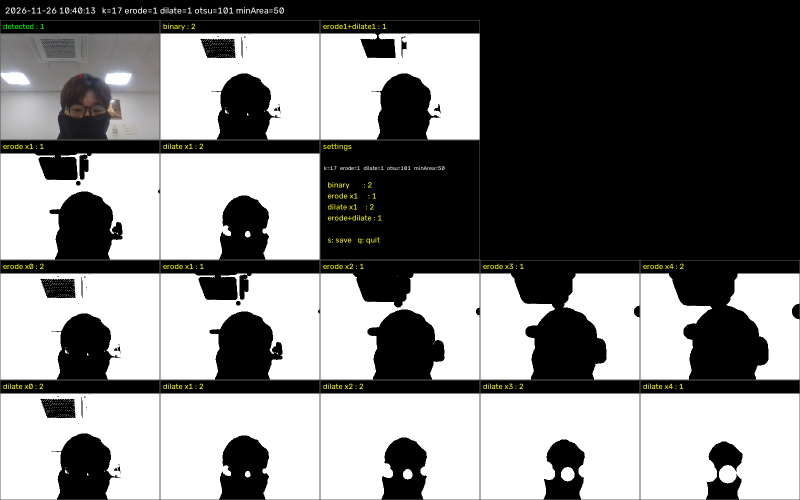
#> input picture Day9_2_Mopology/code/generated/morph_20261126_104013.png, 1600 x 1000 px, given in place of the camera (shown at 1/2 size)
$ python s6_totalProj.py
#> lines starting #> are read from the running program, lines starting #| are printed output that depends on the picture; after the words box and inside, x2 and y2 are one past the last pixel; in counts of white or black regions, pixels touching at a corner belong together
import cv2

cap = cv2.VideoCapture(0)
if not cap.isOpened():
    print("카메라를 열 수 없다. 번호를 1로 바꿔 보거나 연결을 확인한다.")
    raise SystemExit

W = "clean count"
cv2.namedWindow(W)
cv2.createTrackbar("open", W, 1, 7, lambda v: None)
cv2.createTrackbar("close", W, 1, 7, lambda v: None)
cv2.createTrackbar("min area", W, 300, 3000, lambda v: None)
saved, last = 0, None
while True:
    ok, frame = cap.read()
#> frame is the input picture: shape (1000, 1600, 3); mean B, G, R 124.2, 124.9, 125
    if not ok:
        break
    frame = cv2.resize(frame, (480, 360))
#> frame: shape (360, 480, 3)
    gray = cv2.GaussianBlur(cv2.cvtColor(frame, cv2.COLOR_BGR2GRAY), (5, 5), 0)
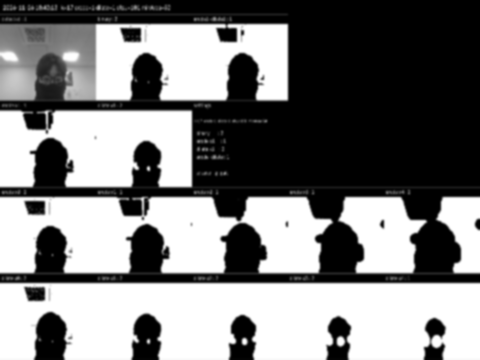
#> gray: shape (360, 480); min 0, max 255, mean 125.7
    _, b = cv2.threshold(gray, 0, 255, cv2.THRESH_BINARY_INV + cv2.THRESH_OTSU)
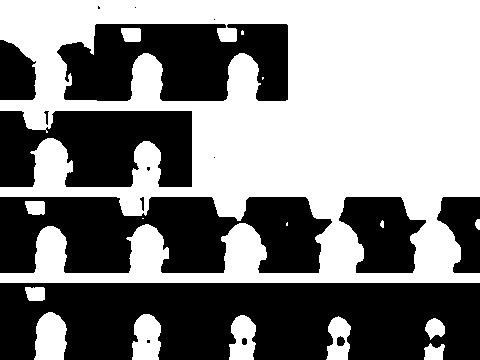
#> b: shape (360, 480); 51.5% white; 17 black regions (6 under 20 px), largest, box (x1, y1, x2, y2) and area: (0, 283, 480, 360) 31975, (0, 197, 332, 273) 18289, (57, 24, 288, 101) 13335
    o = cv2.getTrackbarPos("open", W) * 2 + 1
    c = cv2.getTrackbarPos("close", W) * 2 + 1
    out = cv2.morphologyEx(b, cv2.MORPH_OPEN, cv2.getStructuringElement(cv2.MORPH_ELLIPSE, (o, o)))
#> out: shape (360, 480); 51.5% white; 16 black regions (6 under 20 px), largest, box (x1, y1, x2, y2) and area: (0, 283, 480, 360) 32049, (0, 197, 332, 273) 18307, (57, 24, 288, 101) 13355
    out = cv2.morphologyEx(out, cv2.MORPH_CLOSE, cv2.getStructuringElement(cv2.MORPH_ELLIPSE, (c, c)))
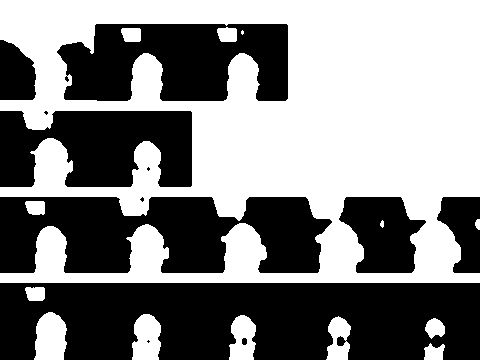
#> out: shape (360, 480); 51.6% white; 12 black regions (4 under 20 px), largest, box (x1, y1, x2, y2) and area: (0, 283, 480, 360) 32047, (0, 197, 332, 273) 18296, (57, 24, 288, 101) 13349
    raw = cv2.connectedComponents(b)[0] - 1
#> raw = 16
    n, _, stats, _ = cv2.connectedComponentsWithStats(out)
#> n = 15; stats = 15 rows, first 6: [0, 24, 480, 336, 83703], [0, 0, 480, 283, 83377], [217, 27, 20, 15, 260], [121, 28, 20, 14, 256], [241, 30, 3, 5, 11], [25, 201, 20, 14, 249]
    min_area = cv2.getTrackbarPos("min area", W)
    count = 0
    for i in range(1, n):
        x, y, w, h, area = stats[i]
        if area >= min_area:
            count += 1
            cv2.rectangle(frame, (x, y), (x + w, y + h), (0, 200, 0), 2)
#> this loop made 14 passes
#> (x, y, w, h, area) on passes 1, 2, 3, 5, 6, 7, 8, 9, 10, 11, 12, 13: (0, 0, 480, 283, 83377), (217, 27, 20, 15, 260), (121, 28, 20, 14, 256), (25, 201, 20, 14, 249), (475, 219, 5, 11, 44), (380, 220, 4, 8, 23), (25, 287, 20, 14, 251), (34, 312, 33, 48, 1298), (132, 314, 29, 46, 1104), (229, 315, 27, 45, 930), (326, 316, 25, 44, 740), (425, 318, 20, 21, 290)
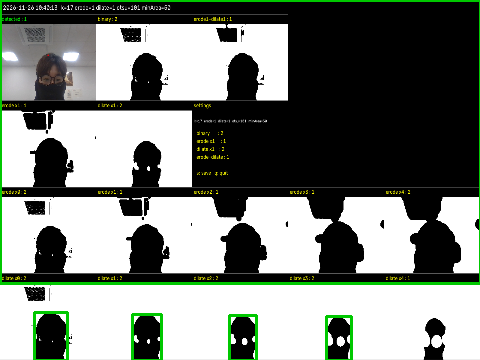
#> frame: shape (360, 480, 3); mean B, G, R 121.1, 127.4, 121.9
#> after the loop, count = 5
    last = (o, c, min_area, raw, count)
#> last = (3, 3, 300, 16, 5)
    cv2.putText(frame, f"raw {raw}  ->  count {count}", (10, 25), cv2.FONT_HERSHEY_SIMPLEX, 0.7, (0, 0, 255), 2)
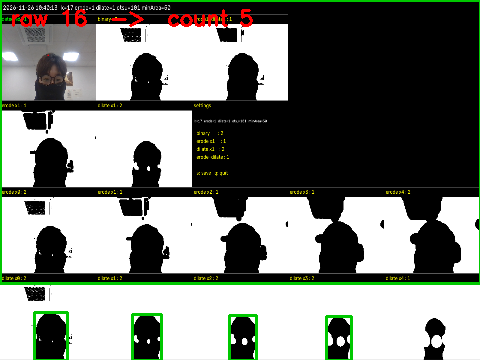
#> frame: shape (360, 480, 3); 0.64% of pixels changed, all inside (x1, y1, x2, y2) = (12, 9, 253, 27)
    view = cv2.hconcat([cv2.cvtColor(b, cv2.COLOR_GRAY2BGR), cv2.cvtColor(out, cv2.COLOR_GRAY2BGR), frame])
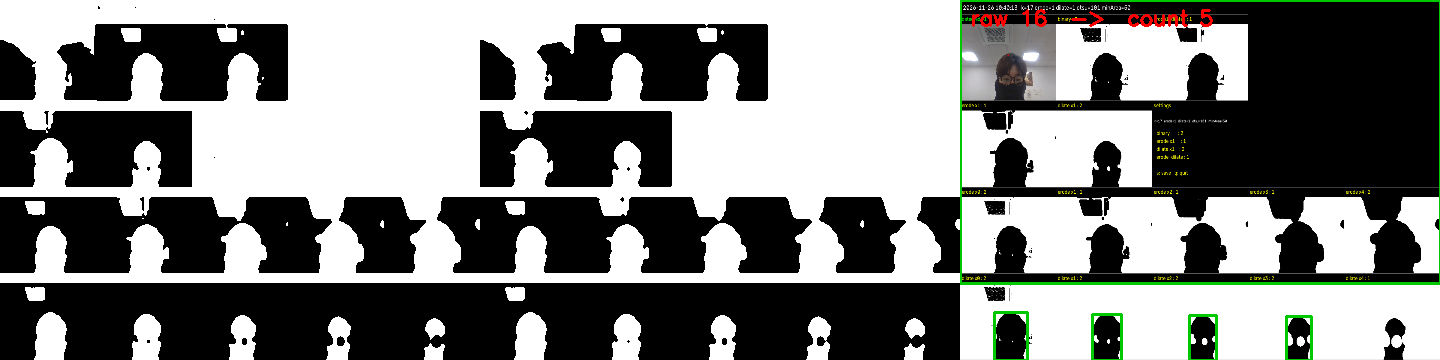
#> view: shape (360, 1440, 3); mean B, G, R 127.9, 130, 128.7
    cv2.imshow(W, cv2.resize(view, (960, 240)))
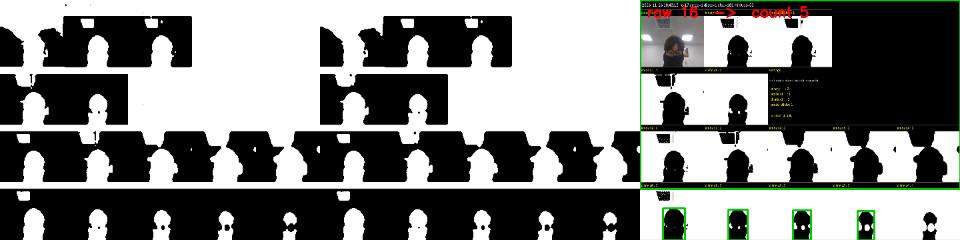
#> window 'clean count': shape (240, 960, 3); mean B, G, R 128, 130, 128.8
    key = cv2.waitKey(1) & 0xFF
#> (key q is pressed here)
    if key == ord("s"):
        saved += 1
        cv2.imwrite(f"morph_{saved:03d}.png", view)
    elif key == ord("q"):
        break

print("마지막 설정 (열기, 닫기, 최소 넓이, 정리 전 덩어리, 개수):", last, " 저장:", saved, "장")
#| 마지막 설정 (열기, 닫기, 최소 넓이, 정리 전 덩어리, 개수): (3, 3, 300, 16, 5)  저장: 0 장
cap.release()
cv2.destroyAllWindows()

$ run again, on Day9_2_Mopology/code/generated/morph_20261126_104134.png
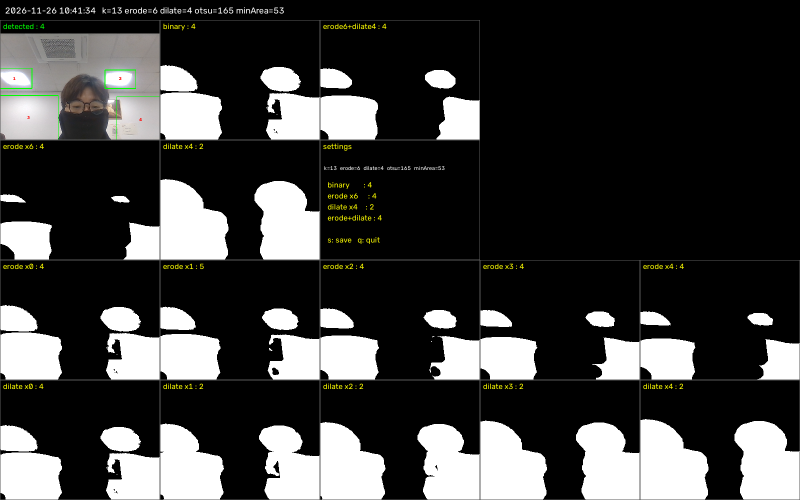
#> input picture Day9_2_Mopology/code/generated/morph_20261126_104134.png, 1600 x 1000 px, given in place of the camera (shown at 1/2 size)
#> frame is the input picture: shape (1000, 1600, 3); mean B, G, R 62, 63, 62.9
#> b: shape (360, 480); 75% white; 34 black regions (4 under 20 px), largest, box (x1, y1, x2, y2) and area: (0, 25, 133, 101) 7273, (346, 302, 425, 360) 3602, (250, 303, 328, 360) 3409
#> raw = 9
#> stats = [[0, 6, 480, 354, 43154], [0, 0, 480, 360, 129361], [25, 28, 20, 14, 241], [95, 65, 4, 3, 8], [0, 238, 2, 3, 4], [164, 266, 3, 4, 8], [0, 324, 3, 3, 7], [164, 335, 3, 3, 5], [0, 355, 3, 5, 12]]
#> the loop `for i in range(1, n):` made 8 passes
#> after the loop `for i in range(1, n):`:
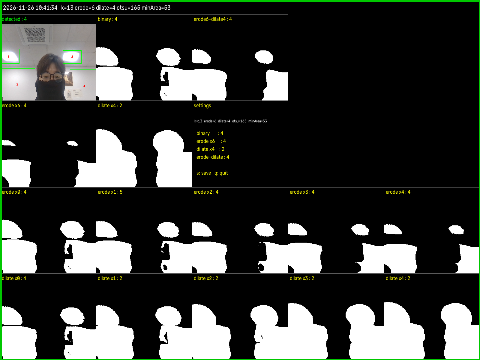
#> frame: shape (360, 480, 3); mean B, G, R 61.1, 65, 62.1
#> after the loop `for i in range(1, n):`: count = 1
#> last = (3, 3, 300, 9, 1)
#> `cv2.imshow(W, cv2.resize(view, (960, 240)))`:
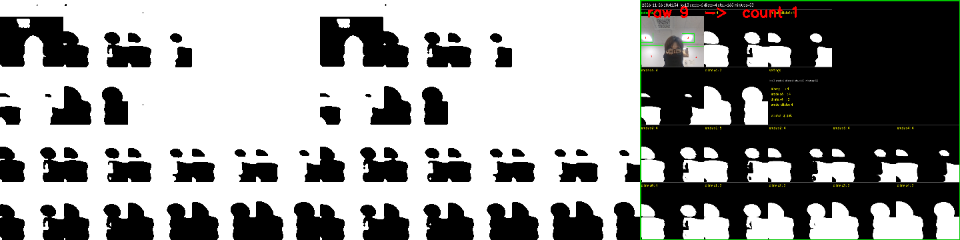
#> window 'clean count': shape (240, 960, 3); mean B, G, R 147.9, 149.2, 148.7
#| 마지막 설정 (열기, 닫기, 최소 넓이, 정리 전 덩어리, 개수): (3, 3, 300, 9, 1)  저장: 0 장

$ run again, on Day9_2_Mopology/code/generated/punch_20261126_112243.png
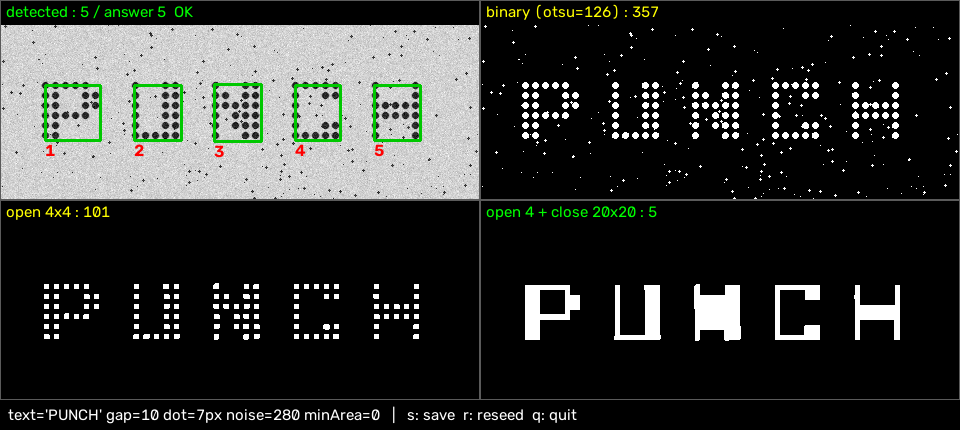
#> input picture Day9_2_Mopology/code/generated/punch_20261126_112243.png, 960 x 430 px, given in place of the camera
#> frame is the input picture: shape (430, 960, 3); mean B, G, R 49.7, 52.3, 50.4
#> b: shape (360, 480); 76.4% white; 203 black regions (164 under 20 px), largest, box (x1, y1, x2, y2) and area: (0, 21, 241, 167) 34432, (347, 238, 371, 285) 886, (262, 238, 290, 285) 651
#> raw = 83
#> n = 60; stats = 60 rows, first 6: [0, 21, 450, 331, 40708], [0, 0, 480, 360, 131413], [26, 78, 3, 4, 8], [41, 78, 3, 4, 8], [46, 78, 4, 4, 12], [81, 78, 3, 3, 5]
#> the loop `for i in range(1, n):` made 59 passes
#> (x, y, w, h, area) on passes 1, 59: (0, 0, 480, 360, 131413), (270, 243, 12, 20, 236)
#> after the loop `for i in range(1, n):`:
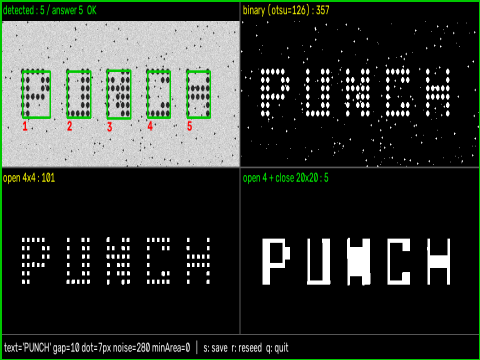
#> frame: shape (360, 480, 3); mean B, G, R 49, 54.6, 49.7
#> after the loop `for i in range(1, n):`: count = 1
#> last = (3, 3, 300, 83, 1)
#> `cv2.imshow(W, cv2.resize(view, (960, 240)))`:
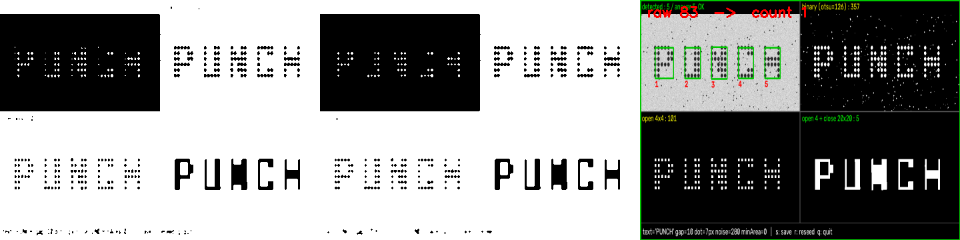
#> window 'clean count': shape (240, 960, 3); mean B, G, R 146.1, 148, 146.9
#| 마지막 설정 (열기, 닫기, 최소 넓이, 정리 전 덩어리, 개수): (3, 3, 300, 83, 1)  저장: 0 장

$ run again, on Day9_2_Mopology/code/generated/punch_20261126_112404.png
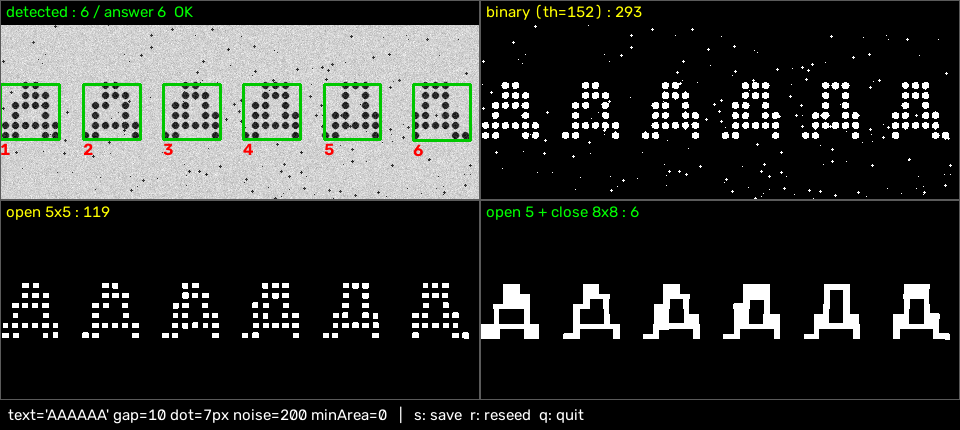
#> input picture Day9_2_Mopology/code/generated/punch_20261126_112404.png, 960 x 430 px, given in place of the camera
#> frame is the input picture: shape (430, 960, 3); mean B, G, R 50.9, 53.8, 51.5
#> b: shape (360, 480); 75.5% white; 203 black regions (132 under 20 px), largest, box (x1, y1, x2, y2) and area: (0, 21, 270, 167) 34229, (240, 238, 270, 284) 649, (361, 238, 390, 284) 641
#> raw = 126
#> n = 90; stats = 90 rows, first 6: [0, 21, 475, 332, 42409], [0, 0, 480, 360, 128868], [21, 78, 3, 4, 8], [51, 78, 3, 3, 5], [56, 78, 3, 4, 8], [61, 78, 3, 4, 8]
#> the loop `for i in range(1, n):` made 89 passes
#> (x, y, w, h, area) on passes 1, 60: (0, 0, 480, 360, 128868), (171, 103, 8, 4, 20)
#> after the loop `for i in range(1, n):`: count = 1
#> last = (3, 3, 300, 126, 1)
#> `cv2.imshow(W, cv2.resize(view, (960, 240)))`:
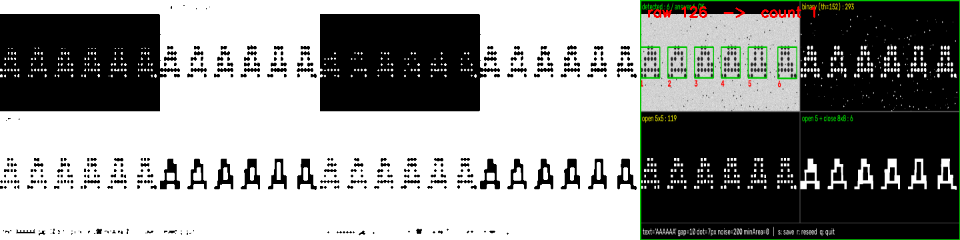
#> window 'clean count': shape (240, 960, 3); mean B, G, R 144.9, 146.9, 145.7
#| 마지막 설정 (열기, 닫기, 최소 넓이, 정리 전 덩어리, 개수): (3, 3, 300, 126, 1)  저장: 0 장
